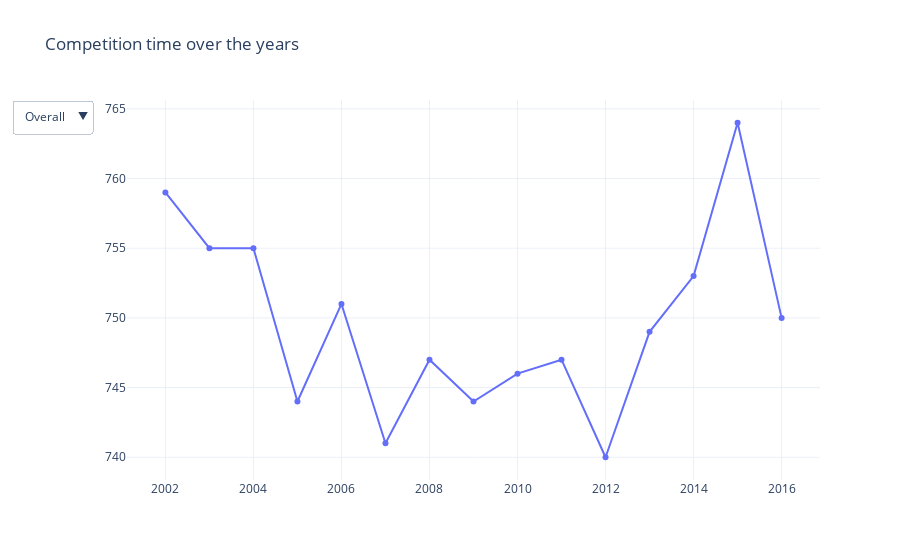

Notebook source saved alongside this figure:
### Markdown cell above
* ## What is the change in overall competition time over the years?
* ## __What is average running time?__ 
* ## __What is average swimming time?__
* ## __What is average biking time?__

### Code cell
# Prettify
# title, color, legend title, size, comments, hoverinfo, themes, x-axis and y-axis labels

# prepare data
years = []
swimTime = []
bikeTime = []
runTime = []
overallTime = []

for year, group in finisherData.groupby("Year"):
    years.append(year)
    swimTime.append(int(group.aggregate({"swim": "mean"})))
    bikeTime.append(int(group.aggregate({"bike": "mean"})))
    runTime.append(int(group.aggregate({"run": "mean"})))
    overallTime.append(int(group.aggregate({"overall": "mean"})))


line1 = PlotTemplate(years, overallTime, "Overall Time", True)
line2 = PlotTemplate(years, swimTime, "Swim Time")
line3 = PlotTemplate(years, bikeTime, "Bike Time")
line4 = PlotTemplate(years, runTime, "Run Time")

competitionTimeFig = plotMaker(
    [line1, line2, line3, line4],
    "Competition time over the years",
    "line",
    ["Overall", "Swim", "Bike", "Run"],
    1,
)

iplot(competitionTimeFig)
# Specify less is better

### Figure 1 — Plotly figure (JSON) as saved in the notebook; plotly's stock layout.template omitted (floating-point values rounded to 4 significant figures)
{"data": [{"name": "Overall Time", "type": "scatter", "visible": true, "x": [2002, 2003, 2004, 2005, 2006, 2007, 2008, 2009, 2010, 2011, 2012, 2013, 2014, 2015, 2016], "y": [759, 755, 755, 744, 751, 741, 747, 744, 746, 747, 740, 749, 753, 764, 750]}, {"name": "Swim Time", "type": "scatter", "visible": false, "x": [2002, 2003, 2004, 2005, 2006, 2007, 2008, 2009, 2010, 2011, 2012, 2013, 2014, 2015, 2016], "y": [77, 73, 74, 74, 75, 75, 77, 77, 76, 75, 77, 75, 74, 77, 76]}, {"name": "Bike Time", "type": "scatter", "visible": false, "x": [2002, 2003, 2004, 2005, 2006, 2007, 2008, 2009, 2010, 2011, 2012, 2013, 2014, 2015, 2016], "y": [373, 372, 378, 368, 377, 374, 372, 369, 371, 374, 369, 374, 379, 380, 377]}, {"name": "Run Time", "type": "scatter", "visible": false, "x": [2002, 2003, 2004, 2005, 2006, 2007, 2008, 2009, 2010, 2011, 2012, 2013, 2014, 2015, 2016], "y": [290, 296, 287, 289, 285, 280, 284, 284, 285, 282, 278, 284, 285, 290, 281]}], "layout": {"title": {"text": "Competition time over the years"}, "updatemenus": [{"buttons": [{"args": [{"visible": [true, false, false, false]}], "label": "Overall", "method": "update"}, {"args": [{"visible": [false, true, false, false]}], "label": "Swim", "method": "update"}, {"args": [{"visible": [false, false, true, false]}], "label": "Bike", "method": "update"}, {"args": [{"visible": [false, false, false, true]}], "label": "Run", "method": "update"}]}]}}
